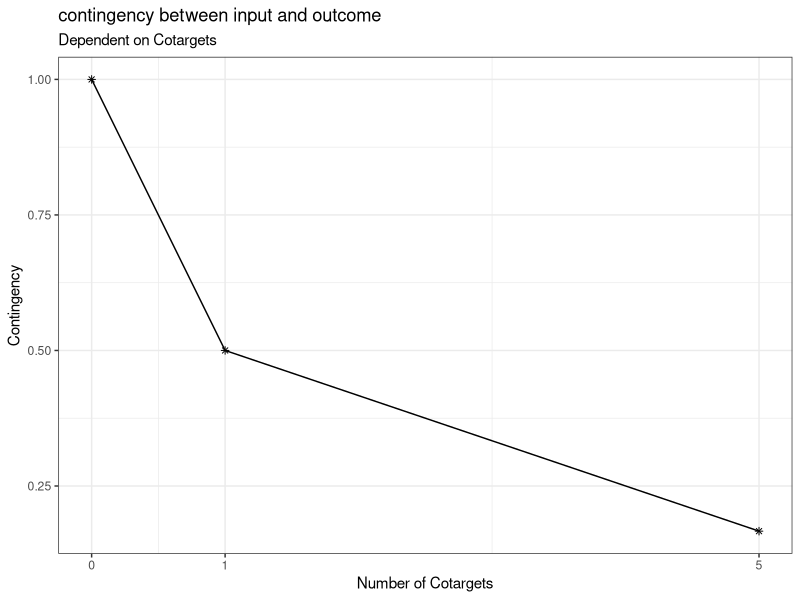
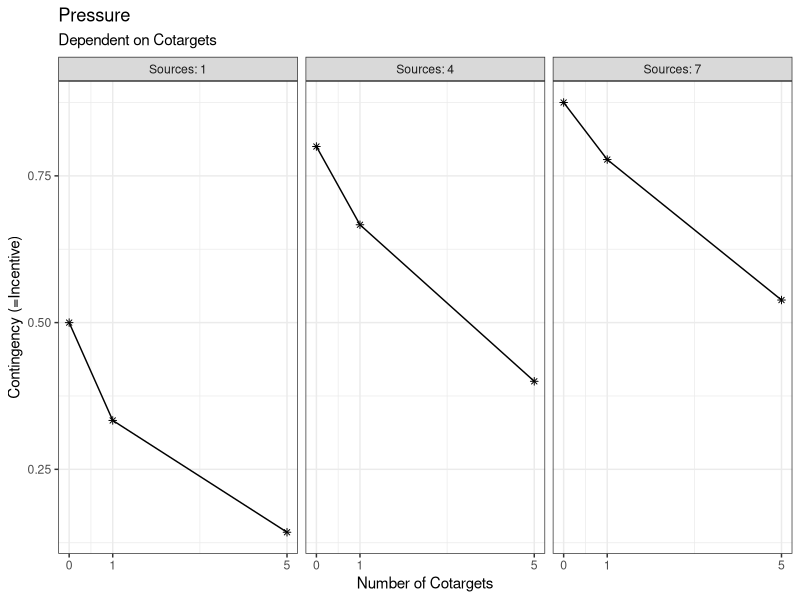
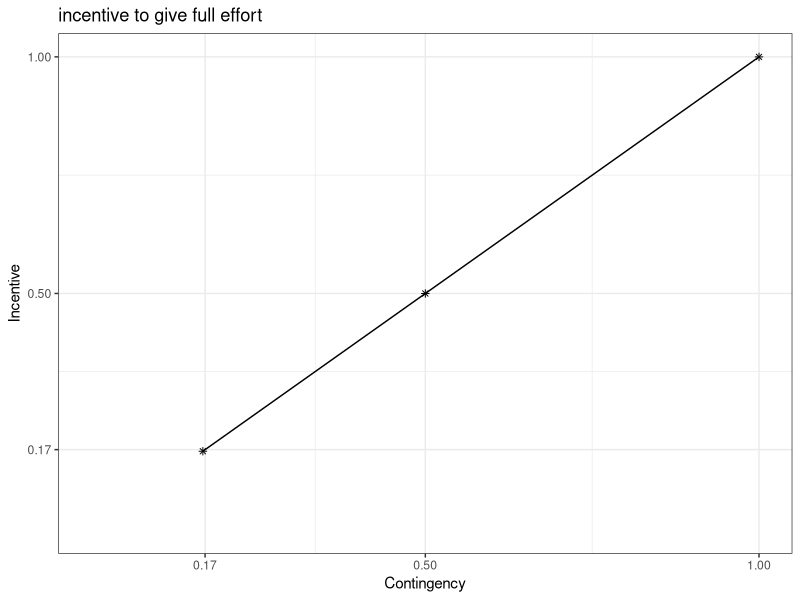
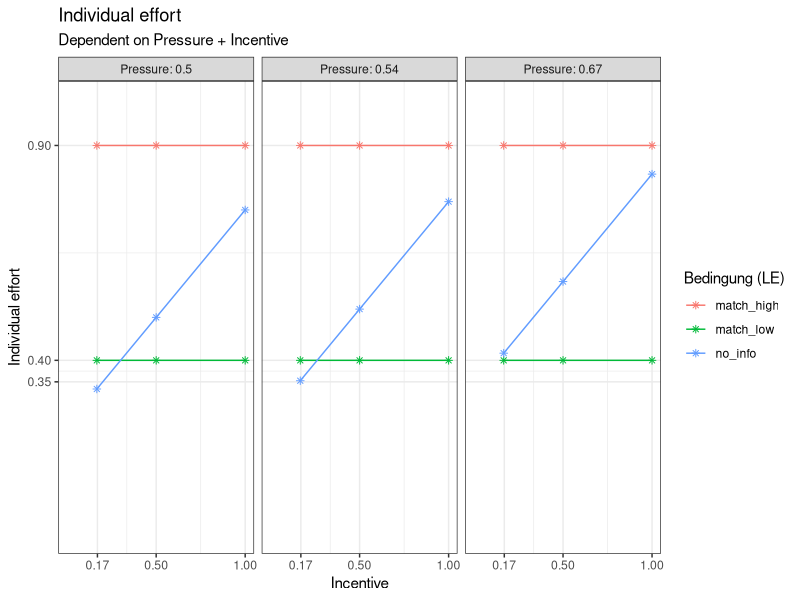
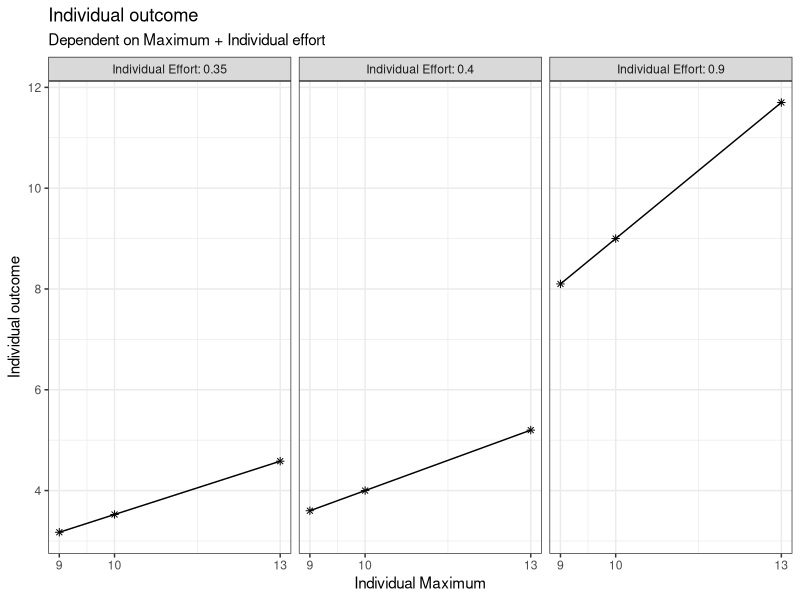
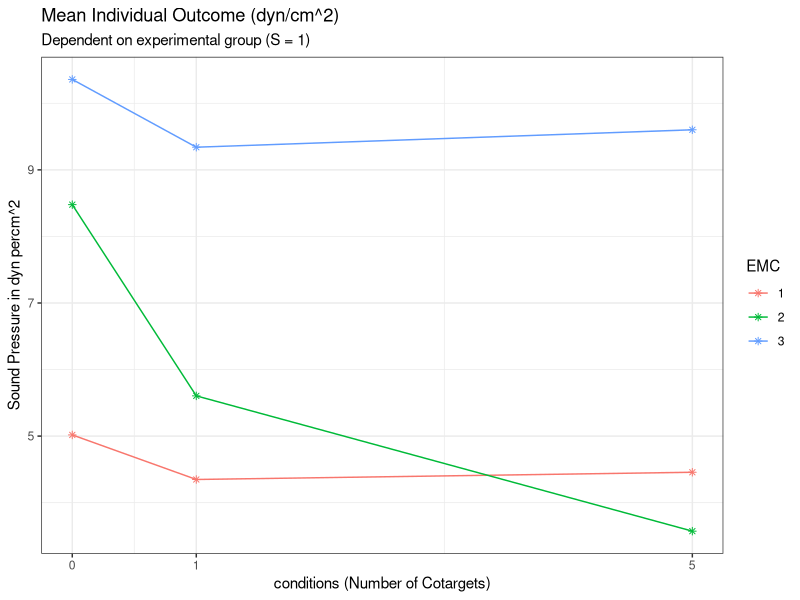

Write R code to recreate these figures, in order.
###Creating of the base functions to compute the outcome of the simulation later on

# load the necessary libraries
library(ggplot2)
library(dplyr)
library(multcomp)

#' p1 Compute the contingency between input and outcome
#' 
#' @param CT number of people who are also viewed as targets of social pressure. Ranges from 0 to infinite (discrete)
#' 
#' @return (CON) contingency between input and outcome. Ranges from 0 to 1 (continuous)

get_CON <- function(CT, LE) {
  n <- CT + 1
  CON <- 1/n
  return(CON)
}

# (example) check vectorized form:
CT <- c(0, 1, 5)
CON <- get_CON(CT)
CON

# (example) create data for CT 
plot_data_CON <- expand.grid(
  CT = c(0, 1, 5)
)

# (example) compute CON from the CT data
plot_data_CON$CON <- get_CON(
  CT = plot_data_CON$CT
)

# (example) plot a visual graph for the p1-function
ggplot(plot_data_CON, aes(x = CT, y = CON)) +
  geom_point(shape = 8) +
  labs(title = "contingency between input and outcome", subtitle = "Dependent on Cotargets", y = "Contingency", x = "Number of Cotargets") +
  scale_x_continuous(limits = c(0, 5), breaks = c(0, 1, 5)) +
  theme_bw() +
  geom_line()



#' p2 compute the social pressure on each given target member of the group
#' 
#' @param CT number of people who are also viewed as targets of social impact. Ranges from 0 to infinite (discrete)
#' @param S number of people viewed as source of social pressure. Ranges from 0 to infinite (discrete)
#' 
#' @return (P) social pressure. Ranges from 0 to 1 (continuous)

get_P <- function (CT, S) {
  P <- S/(S+CT+1)
  return(P)
}

# (example) check vectorized form:
CT <- c(0, 1, 5)
S <- c(1, 4, 7)
P <- get_P(CT, S)
P

# (example) create data for CT and S 
plot_data_P <- expand.grid(
  CT = c(0, 1, 5),
  S = c(1, 4, 7)
)

# (example) compute pressure from CT and S
plot_data_P$P <- get_P(
  CT = plot_data_P$CT,
  S = plot_data_P$S
)

# (example) create an extra column for the plotting
plot_data_P$S_label <- paste("Sources:", plot_data_P$S)

# (example) plot a visual graph for the p2-function
ggplot(plot_data_P, aes(x = CT, y = P)) +
  geom_point(shape = 8) +
  facet_wrap(~plot_data_P$S_label) +
  labs(title = "Pressure", subtitle = "Dependent on Cotargets", y = "Contingency (=Incentive)", x = "Number of Cotargets") +
  scale_x_continuous(limits = c(0, 5), breaks = c(0, 1, 5)) +
  theme_bw() +
  geom_line()



#' t1 compute the incentive to give full effort
#' 
#' @param CON number of people who are also viewed as targets of social impact. Ranges from 0 to infinite (discrete)
#' 
#' @return (INC) incentive to give full effort. Ranges from 0 to 1 (continuous)

#define the social loafing replication condition

get_INC <- function(CON) {
  INC = CON
  return(INC)
}


# (example) check vectorized form:
INC <- get_INC(CON)
INC

# (example) create data for CT 
plot_data_INC <- expand.grid(
  CON = CON
)

# (example) compute the incentive from CT and LE 
plot_data_INC$INC <- get_INC(
  CON = plot_data_INC$CON
)
# (example) plot a visual graph for the t1-function
ggplot(plot_data_INC, aes(x = CON, y = INC)) +
  geom_point(shape = 8) +
  labs(title = "incentive to give full effort", y = "Incentive", x = "Contingency") +
  scale_x_continuous(limits = c(0, 1), breaks = c(round(CON, digits = 2))) +
  scale_y_continuous(limits = c(0, 1), breaks = c(round(INC, digits = 2))) +
  theme_bw() +
  geom_line()


#' t3 transform the EMC condition into loafing expectation
#' 
#' @param EMC Effort condition. ordinal variable with the values "1, 2 or 3"
#' 
#' @return (LE) loafing expectation. ordinal variable with possible values as followed: 
#' "match_low", "no_info", "match_high"

get_LE <- function(EMC) {
  LE <- case_match(EMC,
                    1 ~ "match_low",
                    2 ~ "no_info",
                    3 ~ "match_high"
  )
  return(LE)
}

EMC <- c(1, 2, 3)

LE <- get_LE(EMC)
LE

#' p3 compute the individual effort 
#' 
#' @param INC incentive to give full effort. Ranges from 0 to 1 (continuous)
#' @param P social pressure. Ranges from 0 to 1 (continuous)
#' 
#' @return (IE) individual effort. Ranges from 0 to 1 (continuous)

get_IE <- function(INC, P, LE) {
  # 1. Die Social Loafing Baseline (Latané)
  # Dieser Wert sinkt, wenn CT steigt
  loafing_effort <- 0.5 * INC + 0.5 * P
  
  # 2. Die Effort Matching Logik
  # Hier definieren wir feste Werte, die die Erwartung an die Einzelbedingung 
  # der anderen widerspiegeln (unabhängig von der aktuellen Gruppengröße).
  
  final_IE <- case_when(
    # Bedingung: Partner leistet in seiner Einzelbedingung viel
    LE == "match_high" ~ 0.9, 
    
    # Bedingung: Partner leistet in seiner Einzelbedingung wenig
    LE == "match_low"  ~ 0.4, 
    
    # In der no_info Bedingung greift das klassische Modell (Loafing)
    LE == "no_info"    ~ loafing_effort,
    
    TRUE                ~ loafing_effort
  )
  
  return(final_IE)
}

# (example) check vectorized form:
LE <- c("match_high", "match_low", "no_info")
IE <- get_IE(INC, P, LE)
IE


# (example) create data for INC and P
plot_data_IE <- expand.grid(
  INC = INC,
  P = P,
  LE = c("match_high", "match_low", "no_info")
)

# (example) compute the individual effort from INC and P
plot_data_IE$IE <- get_IE(
  INC = plot_data_IE$INC,
  P = plot_data_IE$P, 
  LE = plot_data_IE$LE
)

# (example) create an extra column for the plotting
plot_data_IE$P_label <- paste("Pressure:", round(plot_data_IE$P, digits = 2))

# (example) plot a visual graph for the p1-function
ggplot(plot_data_IE, aes(x = INC, y = IE, color = LE, group = LE)) +
  geom_point(shape = 8) +
  facet_wrap(~P_label) +
  labs(title = "Individual effort", 
       subtitle = "Dependent on Pressure + Incentive", 
       y = "Individual effort", 
       x = "Incentive", 
       color = "Bedingung (LE)") +
  scale_x_continuous(limits = c(0, 1), breaks = c(round(INC, digits = 2))) +
  scale_y_continuous(limits = c(0, 1), breaks = c(round(IE, digits = 2))) +
  theme_bw() +
  geom_line()



#' Superfunction - compute the individual effort with some noise (through all the previous functions)
#' 
#' @param CT number of people who are also viewed as targets of social pressure. Ranges from 0 to infinite (discrete)
#' @param S number of people viewed as source of social pressure. Ranges from 0 to infinite (discrete)
#' 
#' @return (IE) individual effort. Ranges from 0 to 1 (continuous)

get_super_IE <- function(CT, S, EMC) {
  LE <- get_LE(EMC)
  CON <- get_CON(CT) 
  P <- get_P(CT, S)
  INC <- get_INC(CON)
  IE <- get_IE(INC, P, LE)
  
  IE <- IE + rnorm(length(IE), mean = 0, sd = 0.3)
  IE[IE > 1] <- 1
  IE[IE < 0] <- 0
  return(IE)
}


#' t2-function (manifest) - compute the individual outcome
#' 
#' @param MC maximum capacity to scream. Ranges from 0 to 15 (continuous)
#' @param IE individual effort Ranges from 0 to 1 (continuous)
#' 
#' @return (IO) individual outcome. Ranges from 0 to inf. (continuous)

get_IO <- function(MC, IE) {
  IO <- MC * IE   
  return (IO)
}

# (example) check vectorized form:
MC <- c(9, 10, 13)
IO <- get_IO(MC, IE)
IO

# (example) create data for MC and IE
plot_data_IO <- expand.grid(
  MC = c(9, 10, 13),
  IE = IE
)

# (example) compute the individual effort from MC and IE
plot_data_IO$IO <- get_IO(
  MC = plot_data_IO$MC,
  IE = plot_data_IO$IE
)

# (example) create an extra column for the plotting
plot_data_IO$IE_label <- paste("Individual Effort:", round(plot_data_IO$IE, digits = 2))

# (example) plot a visual graph for the p1-function
ggplot(plot_data_IO, aes(x = MC, y = IO)) +
  geom_point(shape = 8) +
  facet_wrap(~plot_data_IO$IE_label) +
  labs(title = "Individual outcome", subtitle = "Dependent on Maximum + Individual effort", y = "Individual outcome", x = "Individual Maximum") +
  scale_x_continuous(limits = c(min(MC), max(MC)), breaks = c(round(MC, digits = 2))) +
  scale_y_continuous(limits = c(min(plot_data_IO$IO), max(plot_data_IO$IO)), breaks = pretty(plot_data_IO$IO)) +
  theme_bw() +
  geom_line()


#' Superfunction - compute the individual outcome  (through all the previous functions)
#' 
#' @param CT number of people who are also viewed as targets of social pressure. Ranges from 0 to infinite (discrete)
#' @param S number of people viewed as source of social pressure. Ranges from 0 to infinite (discrete)
#' @param MC maximum capacity to scream. Ranges from 0 to 15 (continuous)
#' 
#' @return (IO) individual outcome. Ranges from 0 to inf (continuous)

get_super_IO <- function(CT, S, MC, EMC){
  IO <- get_super_IE(CT, S, EMC) * MC 
  return (IO)
}

### Final Simulation

## Replicate the original Study of Latané et al. 

# Simulate virtual experiments from the model.
# ---------------------------------------------------------------------------
# We assume that the model is the true data generating model.
# As it is a deterministic (IS IT???) model, any virtual participant
# will have on average the same individual effort based on 
# the number of Cotargets (CT) and Sources of Social Pressure (S)
# (note: more input Data is generated for we have LE as an predictor aswell, but this is only needed later on when we replicate Harkin's research)


# Variability comes into the experiment by:
# (a) Different trait values for the maximum noise each person can produce
# (b) Randomness from the noise we compute in the superfuncion - due to e.g. 
#     faitgue, personality, mental state etc.  during the experiment

# You can run the script repeatedly to simulate new replication studies,
# and observe the variability in outcomes due to sampling variability.

set.seed(324)

# set sample size of participants (we assume a within-person design)
# derived  from experiment 2 - the pseudo-groups (Latané et al.)
n <- 36

# experimental design: Latané et al. (1979)
# create data for CT and S

df <- expand.grid(
  id = 1:n, 
  CT = c(0, 1, 5),
  S = c(2),
  EMC = c(1, 2, 3) # LE, SLR, HE
)

# determine the variables for a simulation of the exogenous variables
phi <- 5
alpha <- 0.922*phi
beta <- (1-0.922)*phi

scale_factor <- 12.29 / 0.922

# interindividual variability in exogenous variable ("maximum capacity")
max_per_person <- data.frame(
  id = 1:n,
  maximum = scale_factor * rbeta(n, alpha, beta)
)

mean(max_per_person$maximum)

# merge into df
df <- merge(df, max_per_person, by = "id")

# compute the psychological outcome variable (IE)
df$IE <- get_super_IE(
  CT = df$CT,
  S = df$S, 
  EMC = df$EMC
)

# compute the manifest outcome variable (IO)
df$IO <- get_super_IO(
  CT = df$CT,
  S = df$S,
  MC = df$maximum, 
  EMC = df$EMC
)

# look at the simulated data 
# View(df)

#compute the means of IO for each experimental group
data_final <- df %>%
  group_by(CT, EMC) %>%
  summarise(means = mean(IO), .groups = "drop")


plot_final <- ggplot(data_final, aes(x = CT, y = means, color = factor(EMC))) +
  geom_point(shape = 8) +
  labs(
    title = "Mean Individual Outcome (dyn/cm^2)", 
    subtitle = "Dependent on experimental group (S = 1)", 
    y = "Sound Pressure in dyn percm^2", 
    x = "conditions (Number of Cotargets)",
    color = "EMC"
  ) +
  scale_x_continuous(limits = c(0, 5), breaks = c(0, 1, 5)) +
  theme_bw() +
  geom_line()
plot_final

## Variance analysis for the replication of Latane (1979)
# we have to set the LE condition to 0.7, cause Effort Matching wasn't integrated in this paper
df_Latane <- subset(df, EMC == 2)

#define the CT-factor
df_Latane$CT_factor <- factor(df_Latane$CT,
                       levels = c(0,1,5),
                       labels = c("CT0","CT1","CT5"))

fit_aov <- aov(IO ~ CT_factor, data = df_Latane)

hyp1 <- "CT1 - CT5 <= 0"
hyp2 <- "CT0 - CT1 <= 0"
hyps <- c(hyp1, hyp2)

kontraste <- mcp(CT_factor = hyps)

fit <- glht(fit_aov, linfct = kontraste)

confint(fit, level = 0.95, calpha = univariate_calpha())
summary(fit, test = univariate())


##statistical Analysis for the replication of the Harkin Findings - comparison between groups of 1 and 2 persons, computated for every condition of LE alone

# We use the same model as for the analysis of Latané et al, but now we're taking a closer look on the LE conditions and their effets
# now we use all three conditions: the Number of Cotargets (CT), the Effort Matching condition 
# (which transforms into LE) and the sources of social impact (this is still fixed to 1, cause it wasn't varied in this research either)

# we replicate the table 1 of the Analysis and test, if the 3 pairs of conditions (Alone vs. Pair, for each of the three LE conditions)
# create significant p-values


# prepare the data for the Harkings ANOVA

df_harkins <- subset(df, CT %in% c(0, 1))

#define the CT-factor
df_harkins$CT_factor <- factor(df_harkins$CT,
                               levels = c(0, 1),
                               labels = c("Alone", "Pair"))

#define the LE-factor
df_harkins$EMC_factor <- factor(df_harkins$EMC,
                               levels = c(1, 2, 3),
                               labels = c("Low", "SLR", "High"))

fit_harkins <- aov(IO ~ CT_factor * EMC_factor, data = df_harkins)
summary(fit_harkins)

#testing each pair between 0 and 1 Cotarget for each EMC condition

#preparation: create a combined group for contrasts
df_harkins$group <- interaction(df_harkins$CT_factor, df_harkins$EMC_factor)

#new model, based on the new groups
fit_harkins_uni <- aov(IO ~ group, data = df_harkins)

#define a hypothesis for each pair
hyp_low    <- "Alone.Low - Pair.Low = 0"
hyp_noinfo <- "Alone.SLR - Pair.SLR = 0"
hyp_high   <- "Alone.High - Pair.High = 0"

hyps_harkins <- c(hyp_low, hyp_noinfo, hyp_high)

kontraste_harkins <- mcp(group = hyps_harkins)
fit_final <- glht(fit_harkins_uni, linfct = kontraste_harkins)

#show results
summary(fit_final, test = univariate())
confint(fit_final)
